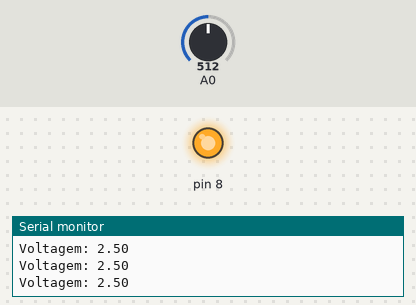
A sketch run on a simulated Arduino Uno, built with avr-gcc and run on an emulated ATmega328P. On the bench: output pins drawn as LEDs (lit = HIGH), the last lines printed to the serial monitor. The test bench sets the inputs (shaded band); at power-on: A0 = 512.

Above: at 1.3 s.
1.4 s: A0 set to 872
2.9 s: A0 set to 888
At 3.9 s:
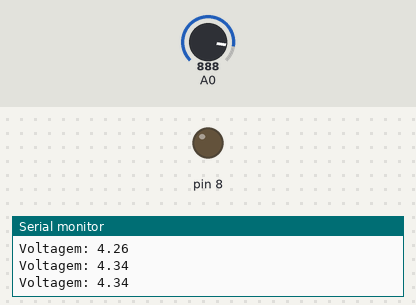
4.5 s: A0 set to 112
6.2 s: A0 set to 92
At 8.2 s:
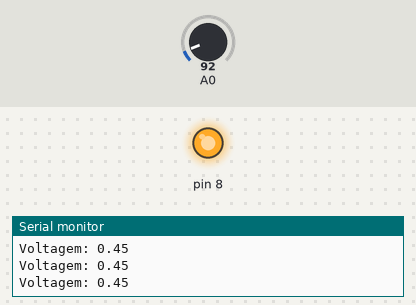
8.5 s: A0 set to 900
At 9.5 s:
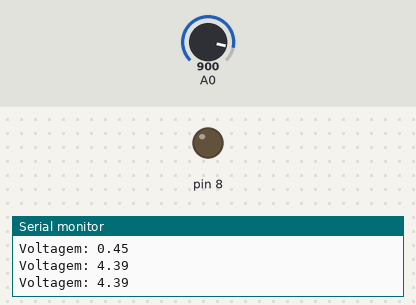
Timing chart, 0 to 11.0 s (numbered marks = the images above; inputs shaded):
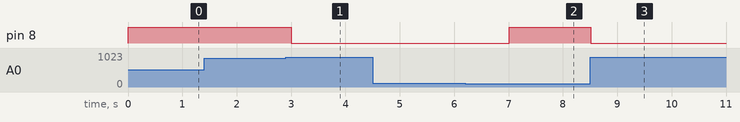

Measured:
- the behaviour switches between 880 and 881 on A0 (found by bisection; images 0 and 1)
- the behaviour switches between 103 and 102 on A0 (found by bisection; images 1 and 2)
- after the input at 2.9 s, pin 8: HIGH → LOW after 0.10 s
- after the input at 6.2 s, pin 8: LOW → HIGH after 0.81 s
- after the input at 8.5 s, pin 8: HIGH → LOW at once

The sketch:

Capacitor.ino
```cpp
boolean controle = 1;

void setup() {
  // put your setup code here, to run once:
  Serial.begin(9600);
  pinMode(8,OUTPUT);
}

void loop() {
  // put your main code here, to run repeatedly:
  double valor = (double)((analogRead(0)/(double)(1024))*5);
  if(valor>=4.3){
    digitalWrite(8,LOW);
    controle = 0;
  }
  else if(controle == 1){
    digitalWrite(8,HIGH);
  }
  else if(valor<0.5){
    controle = 1;
  }
  Serial.print("Voltagem: ");
  Serial.println(valor);
  delay(500);
}
```
